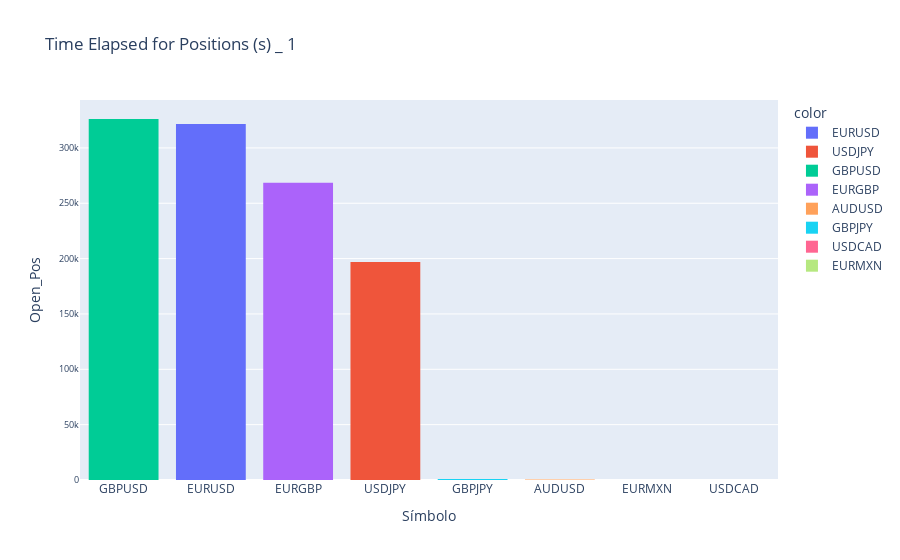

This figure's notebook cell:
### Markdown cell above
The histograms shows total positions holding time.

### Code cell
t_c=data_c[['Símbolo', 'Open_Pos']]
vs.hist_csv(t_c, 'Time Elapsed for Positions (s) _ 1', 'Símbolo', 'Open_Pos')

### Figure 1 — Plotly figure (JSON) as saved in the notebook; plotly's stock layout.template omitted (floating-point values rounded to 4 significant figures)
{"data": [{"alignmentgroup": "True", "bingroup": "x", "histfunc": "sum", "hovertemplate": "color=EURUSD<br>x=%{x}<br>sum of y=%{y}<extra></extra>", "legendgroup": "EURUSD", "marker": {"color": "#636efa", "pattern": {"shape": ""}}, "name": "EURUSD", "offsetgroup": "EURUSD", "orientation": "v", "showlegend": true, "type": "histogram", "x": ["EURUSD", "EURUSD", "EURUSD", "EURUSD", "EURUSD", "EURUSD", "EURUSD", "EURUSD"], "xaxis": "x", "y": [67, 124.0, 270777, 45474, 108, 5, 2095, 3056], "yaxis": "y"}, {"alignmentgroup": "True", "bingroup": "x", "histfunc": "sum", "hovertemplate": "color=USDJPY<br>x=%{x}<br>sum of y=%{y}<extra></extra>", "legendgroup": "USDJPY", "marker": {"color": "#EF553B", "pattern": {"shape": ""}}, "name": "USDJPY", "offsetgroup": "USDJPY", "orientation": "v", "showlegend": true, "type": "histogram", "x": ["USDJPY", "USDJPY", "USDJPY", "USDJPY", "USDJPY"], "xaxis": "x", "y": [127.0, 25, 189221, 1963.0, 5500], "yaxis": "y"}, {"alignmentgroup": "True", "bingroup": "x", "histfunc": "sum", "hovertemplate": "color=GBPUSD<br>x=%{x}<br>sum of y=%{y}<extra></extra>", "legendgroup": "GBPUSD", "marker": {"color": "#00cc96", "pattern": {"shape": ""}}, "name": "GBPUSD", "offsetgroup": "GBPUSD", "orientation": "v", "showlegend": true, "type": "histogram", "x": ["GBPUSD"], "xaxis": "x", "y": [326118], "yaxis": "y"}, {"alignmentgroup": "True", "bingroup": "x", "histfunc": "sum", "hovertemplate": "color=EURGBP<br>x=%{x}<br>sum of y=%{y}<extra></extra>", "legendgroup": "EURGBP", "marker": {"color": "#ab63fa", "pattern": {"shape": ""}}, "name": "EURGBP", "offsetgroup": "EURGBP", "orientation": "v", "showlegend": true, "type": "histogram", "x": ["EURGBP", "EURGBP", "EURGBP", "EURGBP", "EURGBP", "EURGBP"], "xaxis": "x", "y": [229477, 37404, 589, 106, 483.0, 552], "yaxis": "y"}, {"alignmentgroup": "True", "bingroup": "x", "histfunc": "sum", "hovertemplate": "color=AUDUSD<br>x=%{x}<br>sum of y=%{y}<extra></extra>", "legendgroup": "AUDUSD", "marker": {"color": "#FFA15A", "pattern": {"shape": ""}}, "name": "AUDUSD", "offsetgroup": "AUDUSD", "orientation": "v", "showlegend": true, "type": "histogram", "x": ["AUDUSD", "AUDUSD", "AUDUSD"], "xaxis": "x", "y": [45, 170, 137], "yaxis": "y"}, {"alignmentgroup": "True", "bingroup": "x", "histfunc": "sum", "hovertemplate": "color=GBPJPY<br>x=%{x}<br>sum of y=%{y}<extra></extra>", "legendgroup": "GBPJPY", "marker": {"color": "#19d3f3", "pattern": {"shape": ""}}, "name": "GBPJPY", "offsetgroup": "GBPJPY", "orientation": "v", "showlegend": true, "type": "histogram", "x": ["GBPJPY", "GBPJPY"], "xaxis": "x", "y": [68, 948.0], "yaxis": "y"}, {"alignmentgroup": "True", "bingroup": "x", "histfunc": "sum", "hovertemplate": "color=USDCAD<br>x=%{x}<br>sum of y=%{y}<extra></extra>", "legendgroup": "USDCAD", "marker": {"color": "#FF6692", "pattern": {"shape": ""}}, "name": "USDCAD", "offsetgroup": "USDCAD", "orientation": "v", "showlegend": true, "type": "histogram", "x": ["USDCAD"], "xaxis": "x", "y": [66], "yaxis": "y"}, {"alignmentgroup": "True", "bingroup": "x", "histfunc": "sum", "hovertemplate": "color=EURMXN<br>x=%{x}<br>sum of y=%{y}<extra></extra>", "legendgroup": "EURMXN", "marker": {"color": "#B6E880", "pattern": {"shape": ""}}, "name": "EURMXN", "offsetgroup": "EURMXN", "orientation": "v", "showlegend": true, "type": "histogram", "x": ["EURMXN", "EURMXN"], "xaxis": "x", "y": [59.0, 17], "yaxis": "y"}], "layout": {"barmode": "relative", "legend": {"title": {"text": "color"}, "tracegroupgap": 0}, "title": {"text": "Time Elapsed for Positions (s) _ 1"}, "xaxis": {"anchor": "y", "categoryorder": "total descending", "domain": [0, 1], "title": {"text": "Símbolo"}}, "yaxis": {"anchor": "x", "domain": [0, 1], "tickfont": {"size": 9}, "title": {"text": "Open_Pos"}}}}
